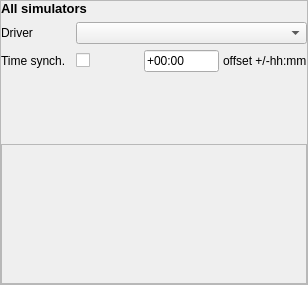
<?xml version="1.0" encoding="UTF-8"?>
<ui version="4.0">
 <class>CSettingsSimulatorComponent</class>
 <widget class="QFrame" name="CSettingsSimulatorComponent">
  <property name="geometry">
   <rect>
    <x>0</x>
    <y>0</y>
    <width>308</width>
    <height>285</height>
   </rect>
  </property>
  <property name="windowTitle">
   <string>Frame</string>
  </property>
  <property name="frameShape">
   <enum>QFrame::StyledPanel</enum>
  </property>
  <property name="frameShadow">
   <enum>QFrame::Raised</enum>
  </property>
  <layout class="QVBoxLayout" name="vl_SettingsSimulatorComponent">
   <property name="spacing">
    <number>2</number>
   </property>
   <property name="leftMargin">
    <number>0</number>
   </property>
   <property name="topMargin">
    <number>0</number>
   </property>
   <property name="rightMargin">
    <number>0</number>
   </property>
   <property name="bottomMargin">
    <number>0</number>
   </property>
   <item>
    <layout class="QGridLayout" name="ql_SettingsSimulatorsAll">
     <item row="0" column="0">
      <layout class="QFormLayout" name="fl_SettingsSimulatorsAll">
       <property name="fieldGrowthPolicy">
        <enum>QFormLayout::AllNonFixedFieldsGrow</enum>
       </property>
       <property name="horizontalSpacing">
        <number>10</number>
       </property>
       <property name="verticalSpacing">
        <number>6</number>
       </property>
       <item row="0" column="0" colspan="2">
        <widget class="QLabel" name="lbl_SimulatorAllHeader">
         <property name="text">
          <string>&lt;html&gt;&lt;head/&gt;&lt;body&gt;&lt;p&gt;&lt;span style=&quot; font-size:10pt; font-weight:600;&quot;&gt;All simulators&lt;/span&gt;&lt;/p&gt;&lt;/body&gt;&lt;/html&gt;</string>
         </property>
        </widget>
       </item>
       <item row="1" column="0">
        <widget class="QLabel" name="lbl_Plugin">
         <property name="text">
          <string>Driver</string>
         </property>
        </widget>
       </item>
       <item row="1" column="1">
        <widget class="QComboBox" name="cb_Plugins">
         <property name="sizeAdjustPolicy">
          <enum>QComboBox::AdjustToMinimumContentsLength</enum>
         </property>
        </widget>
       </item>
       <item row="2" column="0">
        <widget class="QLabel" name="lbl_TimeSync">
         <property name="toolTip">
          <string>Time synchronization</string>
         </property>
         <property name="text">
          <string>Time synch.</string>
         </property>
        </widget>
       </item>
       <item row="2" column="1">
        <widget class="QWidget" name="wi_TimeSync" native="true">
         <layout class="QHBoxLayout" name="hl_WidgetTimeSync">
          <property name="spacing">
           <number>4</number>
          </property>
          <property name="leftMargin">
           <number>0</number>
          </property>
          <property name="topMargin">
           <number>0</number>
          </property>
          <property name="rightMargin">
           <number>0</number>
          </property>
          <property name="bottomMargin">
           <number>0</number>
          </property>
          <item>
           <widget class="QCheckBox" name="cb_TimeSync"/>
          </item>
          <item>
           <widget class="QLineEdit" name="le_TimeSyncOffset">
            <property name="sizePolicy">
             <sizepolicy hsizetype="Preferred" vsizetype="Fixed">
              <horstretch>0</horstretch>
              <verstretch>0</verstretch>
             </sizepolicy>
            </property>
            <property name="maximumSize">
             <size>
              <width>75</width>
              <height>16777215</height>
             </size>
            </property>
            <property name="inputMask">
             <string>#99:99</string>
            </property>
            <property name="text">
             <string>+00:00</string>
            </property>
            <property name="maxLength">
             <number>6</number>
            </property>
           </widget>
          </item>
          <item>
           <widget class="QLabel" name="lbl_TimeSyncOffset">
            <property name="sizePolicy">
             <sizepolicy hsizetype="Maximum" vsizetype="Preferred">
              <horstretch>0</horstretch>
              <verstretch>0</verstretch>
             </sizepolicy>
            </property>
            <property name="text">
             <string>offset +/-hh:mm</string>
            </property>
           </widget>
          </item>
         </layout>
        </widget>
       </item>
      </layout>
     </item>
    </layout>
   </item>
   <item>
    <layout class="QGridLayout" name="gl_SettingsSimulatorsSpecific">
     <item row="0" column="0">
      <widget class="BlackGui::Components::CSettingsFsxComponent" name="comp_SettingsSimulatorFsx">
       <property name="frameShape">
        <enum>QFrame::StyledPanel</enum>
       </property>
       <property name="frameShadow">
        <enum>QFrame::Raised</enum>
       </property>
      </widget>
     </item>
    </layout>
   </item>
  </layout>
 </widget>
 <customwidgets>
  <customwidget>
   <class>BlackGui::Components::CSettingsFsxComponent</class>
   <extends>QFrame</extends>
   <header>blackgui/components/settingsfsxcomponent.h</header>
   <container>1</container>
  </customwidget>
 </customwidgets>
 <resources/>
 <connections/>
</ui>
